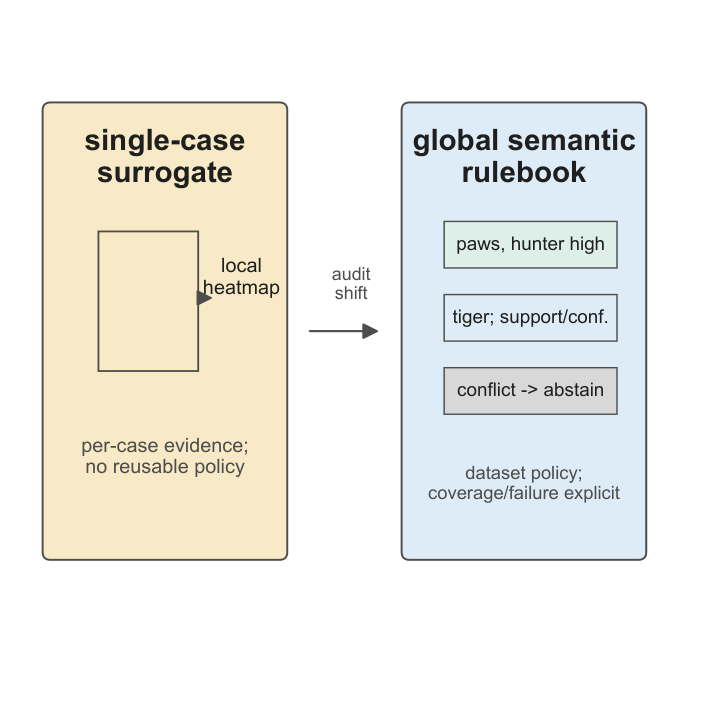
#> input picture outputs/revision_v3/qc/figure_previews/fig05_use-case.png, 703 x 703 px
$ python -i run_revision_v1.py   (imports and definitions only)
#> lines starting #> are read from the running program, lines starting #| are printed output that depends on the picture
#!/usr/bin/env python3
"""Generate SEMTRA revision-v1 reviewer artifacts.

The runner deliberately writes compact, auditable outputs under
outputs/revision_v1. It reuses the existing SEMTRA core for transition
fitting, WEDD discretization, rough-set rule induction, and rule inference.
"""
from __future__ import annotations

import argparse
import csv
import hashlib
import importlib.metadata as importlib_metadata
import json
import os
import platform
import re
import shutil
import subprocess
import sys
import time
from dataclasses import dataclass
from pathlib import Path
from typing import Any, Iterable

import numpy as np
import pandas as pd
from PIL import Image
from scipy.io import loadmat
from sklearn.linear_model import RidgeClassifier
from sklearn.metrics import accuracy_score, f1_score
from sklearn.model_selection import train_test_split

SCRIPT_DIR = Path(__file__).resolve().parent
if str(SCRIPT_DIR) not in sys.path:
    sys.path.insert(0, str(SCRIPT_DIR))
if str(SCRIPT_DIR.parent / "core") not in sys.path: sys.path.insert(0, str(SCRIPT_DIR.parent / "core"))

from paper1_core import (  # noqa: E402
    class_mode_signatures,
    clean_name,
    ensure_dir,
    fit_discretizers,
    fit_transition,
    induce_rules,
    infer_rules,
    nearest_prototype_predict,
    prediction_metrics,
    quantize,
    tex_escape,
    write_json,
)


SEED_DEFAULT = [42, 43, 44, 45, 46]
SIGMA_GRID = [0.0, 0.1, 0.2]
Q_GRID = [8, 12, 18, 24, 32]
R_GRID = [16, 32, 64, 128]
CONF_GRID = [0.50, 0.55, 0.60, 0.65, 0.70, 0.75, 0.80, 0.85, 0.90, 0.95]
SUN_Q_GRID = [10, 20, 40, 60, 80, 102]
DERM_Q_GRID = [3, 5, 7]


@dataclass
class SemanticDataset:
    name: str
    A: np.ndarray
    y: np.ndarray
    B_class: np.ndarray | None
    B_obj: np.ndarray
    class_names: list[str]
    attr_names: list[str]
    meta: dict[str, Any]


def now_iso() -> str:
    return time.strftime("%Y-%m-%dT%H:%M:%SZ", time.gmtime())


# [11 lines left out: function json_default, not called in this run]


def write_json_safe(path: Path, obj: Any) -> None:
    ensure_dir(path.parent)
    path.write_text(json.dumps(obj, indent=2, sort_keys=True, default=json_default), encoding="utf-8")


# [768 lines left out: functions append_jsonl, write_csv, fmt_num, latex_table, sha256_file, run_capture and 20 more, not called in this run]


def image_features(path: Path) -> np.ndarray:
    with Image.open(path) as img:
#> img is the input picture: PIL image 703x703 RGB; mean R, G, B 238.7, 238.7, 233
        arr = np.asarray(img.convert("RGB").resize((64, 64)), dtype=np.float32) / 255.0
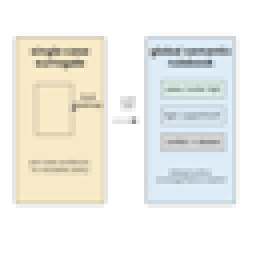
#> arr: shape (64, 64, 3) float32 (shown 4 times larger); mean R, G, B 0.935, 0.935, 0.913
    feats: list[float] = []
    for c in range(3):
        x = arr[:, :, c].ravel()
        feats.extend([float(x.mean()), float(x.std()), float(np.quantile(x, 0.10)), float(np.quantile(x, 0.50)), float(np.quantile(x, 0.90))])
        hist, _ = np.histogram(x, bins=8, range=(0.0, 1.0), density=True)
        feats.extend(hist.astype(float).tolist())
#> this loop made 3 passes
#> hist on passes 1 to 3: [0, 0, 0, 0.0156, 0.145, 0.227, 1.7, 5.91], [0, 0, 0, 0.0137, 0.133, 0.201, 1.15, 6.5], [0, 0, 0, 0.0469, 0.164, 0.564, 1.74, 5.49]
#> after the loop, feats = 39 values, max 6.5 at index 25, min 0 at index 5, mean 0.908
    gray = arr.mean(axis=2).ravel()
#> gray = 4096 values, max 1 at index 0, min 0.417 at index 1012, mean 0.928
    hist, _ = np.histogram(gray, bins=16, range=(0.0, 1.0), density=True)
#> hist = [0, 0, 0, 0, 0, 0, 0.0117, 0.0273, 0.105, 0.176, 0.207, 0.195, 0.551, 2.04, 4.62, 8.06]
    feats.extend(hist.astype(float).tolist())
    return np.asarray(feats, dtype=np.float32)


# [721 lines left out: functions load_derm7pt, run_derm7pt, run_synthetic_copy, write_cross_domain_table, write_runtime_table, write_qc and 10 more, not called in this run]


# [2 lines not run here, left out]

>>> result = image_features('../../outputs/revision_v3/qc/figure_previews/fig05_use-case.png')
#> result = 55 values, max 8.06 at index 54, min 0 at index 5, mean 0.935
